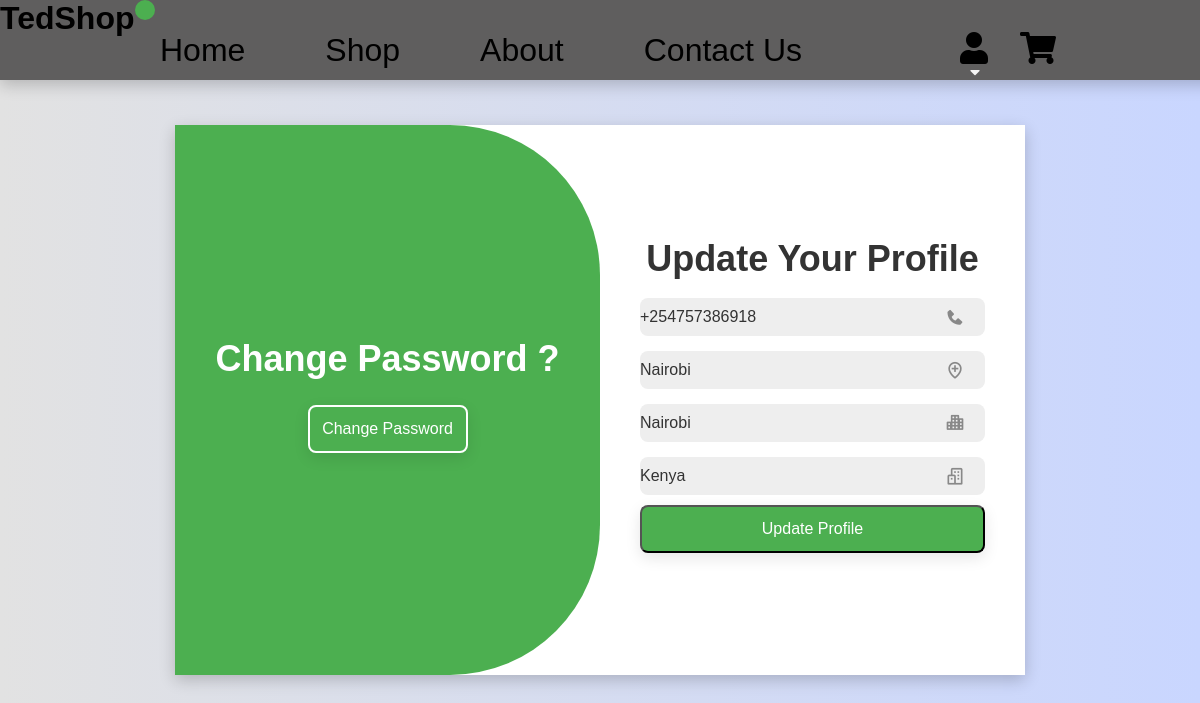
Screenshot of /update_profile/ (signed in) with the database file from the repository.
### shopingcentre/models.py (models this page shows, shortened)
class Profile(models.Model):
    user=models.OneToOneField(User,on_delete=models.CASCADE)
    date_modified=models.DateTimeField(User, auto_now=True)
    phone=models.CharField(max_length=20, blank=True)
    address=models.CharField(max_length=200)
    city=models.CharField(max_length=200)
    state=models.CharField(max_length=200)
    country=models.CharField(max_length=200)
    old_cart= models.CharField(max_length=200, blank=True, null=True)

### shopingcentre/views.py (the view)
# urls.py: path("update_profile/", update_profile, name="update_profile"),
@login_required(login_url="shopingcentre:login")
def update_profile(request):
    if request.user.is_authenticated:
        current_user = Profile.objects.get(user_id=request.user.id)
        user_form = UserInfoForm(request.POST or None, instance=current_user)
        if user_form.is_valid():
            user_form.save()
            messages.success(request, "Your profile info is updated successfully")
            return redirect("shopingcentre:home")
        return render(request, "update_profile.html", {"user_form": user_form})
    else:
        messages.error(request, "Your are not logged in")
        return redirect("shopingcentre:login")

### cart/context_processors.py (called while the page is built)
def counter(request):
    cart_count=0
    if 'admin' in request.path:
        return {}
    else:
        try:
            cart=Cart.objects.filter(cart_id=_cart_id(request))
            cart_items = CartItem.objects.all().filter(cart=cart[:1])
            for cart_item in cart_items:
                cart_count += cart_item.quantity
        except Cart.DoesNotExist:
            cart_count = 0
    return dict(cart_count=cart_count)

### cart/views.py (called while the page is built)
def _cart_id(request):
    cart=request.session.session_key
    if not cart:
        cart=request.session.create()
    return cart

### shopingcentre/templates/update_profile.html (shortened to what this page needs)
{% extends "base.html" %}
{% load static %}
{% block content %}
<div class="form-cont">
    <div class="contain">
        <div class="form-box login">
            <form action="" method="POST">
                <h1>Update Your Profile</h1>
                <br>
                <div class="input-box">
                    {{user_form.phone}}
                    <i class='bx bxs-phone' ></i>
                </div>
                <div class="input-box">
                    {{user_form.address}}
                    <i class='bx bx-location-plus' ></i>
                </div>
                <div class="input-box">
                    {{user_form.city}}
                    <i class='bx bxs-city' ></i>
                </div>
                <div class="input-box">
                    {{user_form.country}}
                    <i class='bx bx-buildings' ></i>
                </div>
                <button type="submit" class="btn">Update Profile</button>
            </form>
        </div>
        <div class="toggle-box">
            <div class="toggle-panel toggle-left">
                <h1>Change Password ?</h1>
                <a href="{% url 'shopingcentre:update_password' %}"><button class="btn register-btn">Change Password</button></a>
            </div>
        </div>
    </div>
</div>
{% endblock content %}

### static/css/style.css (style rules this page uses)
:root { --bg-black-900:#f2f2fc; --bg-black-100:#fdf9ff; --bg-black-50:#e8dfec; --text-black-900:#302e4d; --text-black-700:#504e70; --clr-primary-1: hsl(205, 86%, 17%); --clr-primary-2: hsl(205, 77%, 27%); --clr-primary-3: hsl(205, 72%, 37%); --clr-primary-4: hsl(205, 63%, 48%); --clr-primary-5: hsl(205, 78%, 60%); --clr-primary-6: hsl(205, 89%, 70%); --clr-primary-7: hsl(205, 90%, 76%); --clr-primary-8: hsl(205, 86%, 81%); --clr-primary-9: hsl(205, 90%, 88%); --clr-primary-10: hsl(205, 100%, 96%); --clr-grey-1: hsl(209, 61%, 16%); --clr-grey-2: hsl(211, 39%, 23%); --clr-grey-3: hsl(209, 34%, 30%); --clr-grey-4: hsl(209, 28%, 39%); --clr-grey-5: hsl(210, 22%, 49%); --clr-grey-6: hsl(209, 23%, 60%); --clr-grey-7: hsl(211, 27%, 70%); --clr-grey-8: hsl(210, 31%, 80%); --clr-grey-9: hsl(212, 33%, 89%); --clr-grey-10: hsl(210, 36%, 96%); --clr-white: #fff; --clr-red-dark: hsl(360, 67%, 44%); --clr-red-light: hsl(360, 71%, 66%); --clr-green-dark: hsl(125, 67%, 44%); --clr-green-light: hsl(125, 71%, 66%); --main--color: #4CAF50; --clr-black: #222; --ff-primary: "Roboto", sans-serif; --ff-secondary: "Open Sans", sans-serif; --transition: all 0.3s linear; --smooth-transition-bottom: transition: bottom 0.4s ease, opacity 0.4s ease; ; --spacing: 0.1rem; --radius: 0.25rem; --gray-shadow: 20px 20px 10px gray; --light-shadow: 0 5px 15px rgba(0, 0, 0, 0.1); --dark-shadow: 0 5px 15px rgba(0, 0, 0, 0.2); --max-width: 1580px; --fixed-width: 620px; }
* { margin: 0; padding: 0; box-sizing: border-box; font-family: 'Oswald', sans-serif; }
.form-cont { display: flex; justify-content: center; align-items: center; min-height: 100vh; background: linear-gradient(90deg, #e2e2e2, #c9d6ff); position: relative; z-index: 1; margin: 0; padding: 0; box-sizing: border-box; font-family: 'Oswald', sans-serif }
.form-cont .contain { position: relative; width: 850px; height: 550px; background: #fff; box-shadow: var(--dark-shadow); overflow: hidden; margin: 20px; }
.form-cont .contain .form-box { position: absolute; right: 0; width: 50%; height: 100%; background: #fff; display: flex; align-items: center; color: #333; text-align: center; padding: 40px; z-index: 1; transition: .6s ease-in-out 1.2s, visibility 0 1.2s; }
.form-cont .contain .form-box form { width: 100%; }
.form-cont .contain h1 { font-size: 36px; margin: -10px 0; }
.form-cont .contain .input-box { position: relative; margin:5px 0; }
.form-cont .contain .input-box input { width: 100%; padding: 10px 0; background: #eee; border-radius: 8px; border: none; outline: none; font-size: 16px; color: #333; font-weight: 500; }
.form-cont .contain .input-box input::placeholder { color: #888; font-weight: 400; }
.form-cont .contain .input-box i { position: absolute; right: 20px; top: 50%; transform: translateY(-50%); font-size: 20px; color: #888; }
.form-cont .contain .btn { width: 100%; height: 48px; background:var(--main--color); color: white; box-shadow: var(--light-shadow); cursor: pointer; font-size: 16px; border-radius: 8px; font-weight: 400; }
.form-cont .toggle-box { position: absolute; width: 100%; height: 100%; }
.form-cont .toggle-box::before { content: ''; position: absolute; left: -250%; width: 300%; height: 100%; border-radius: 150px; background: var(--main--color); z-index: 2; transition: 1.8s ease-in-out; }
.form-cont .toggle-box .toggle-panel { position: absolute; width: 50%; height: 100%; display: flex; color: #fff; flex-direction: column; justify-content: center; align-items: center; z-index: 2; transition: .6s ease-in-out; }
.form-cont .toggle-box .toggle-panel.toggle-left { left: 0; }
.form-cont .toggle-box .toggle-panel .btn { width: 160px; height: 48px; background: transparent; border: 2px solid #fff; }
a { text-decoration: none; }

### rows the page displays
Profile: phone "+254757386918", address "Nairobi", city "Nairobi", country "Kenya"
